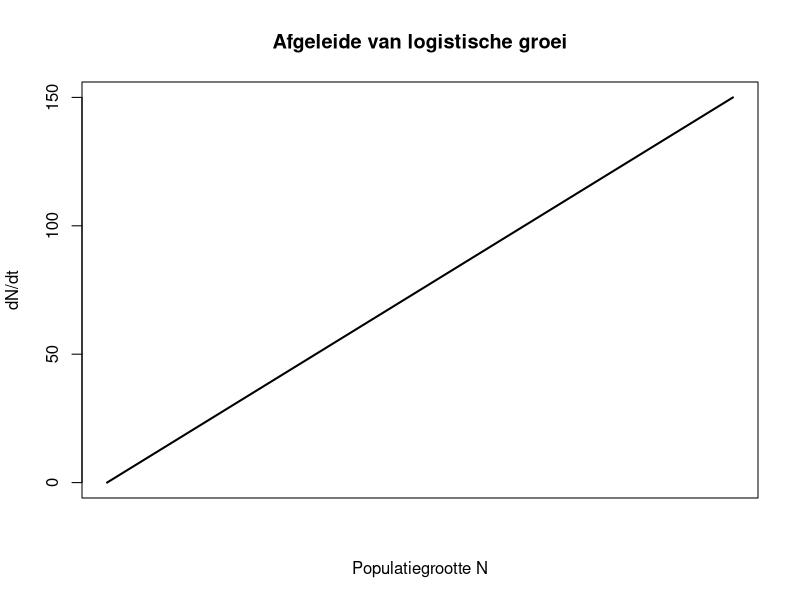
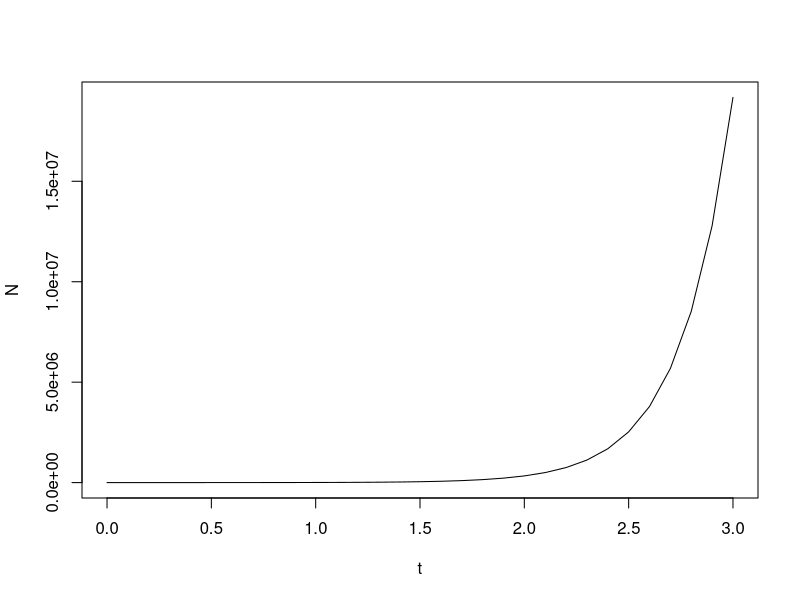
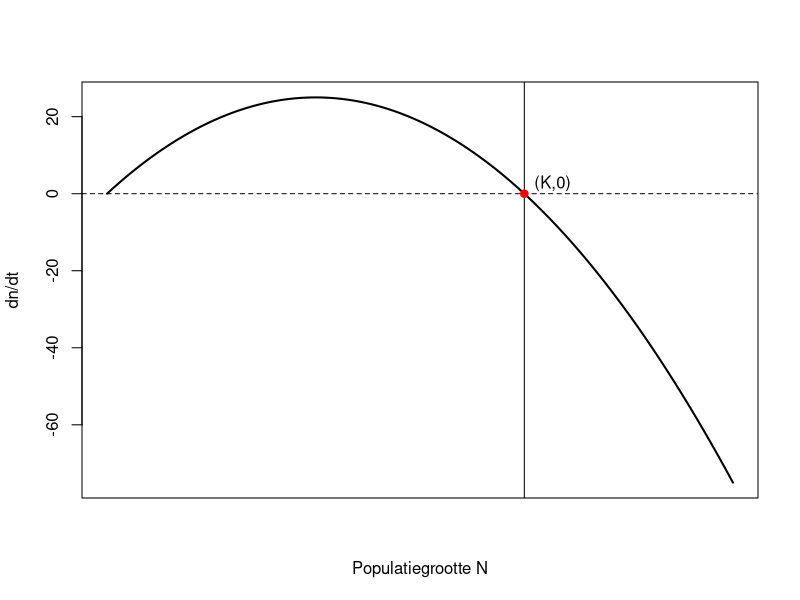
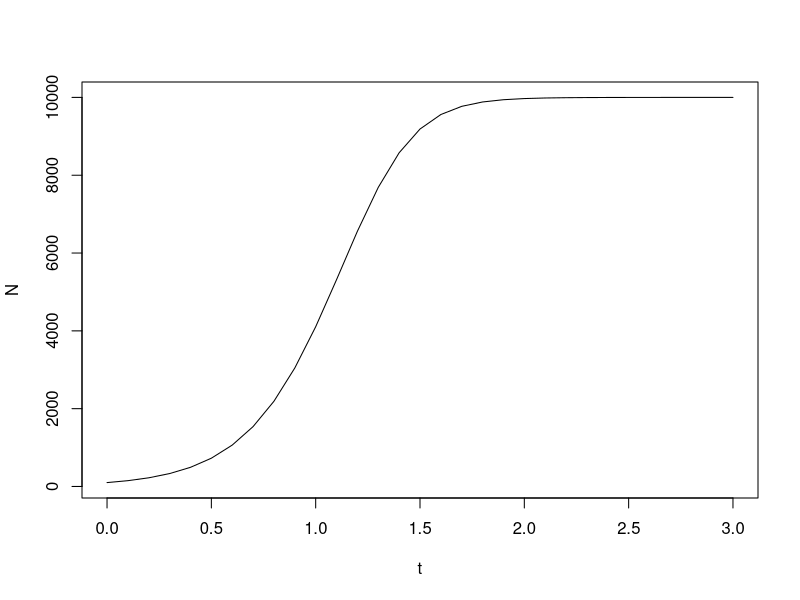
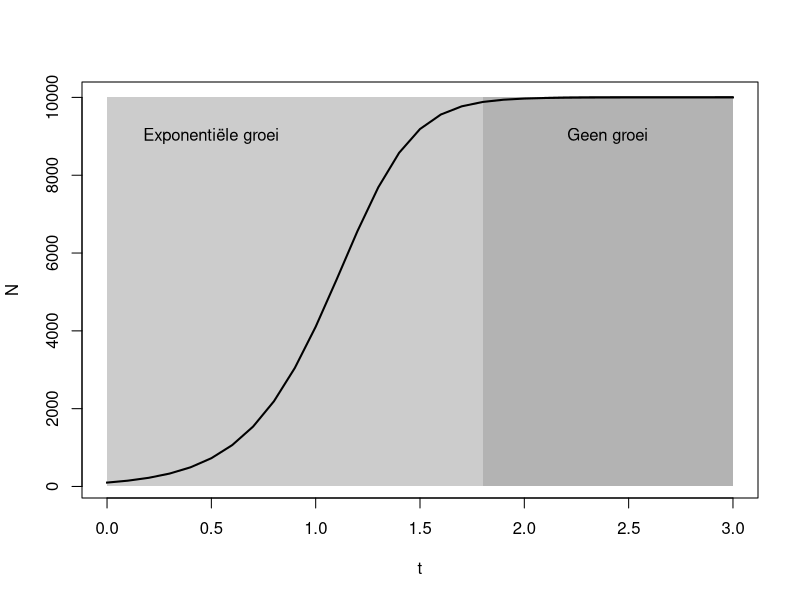
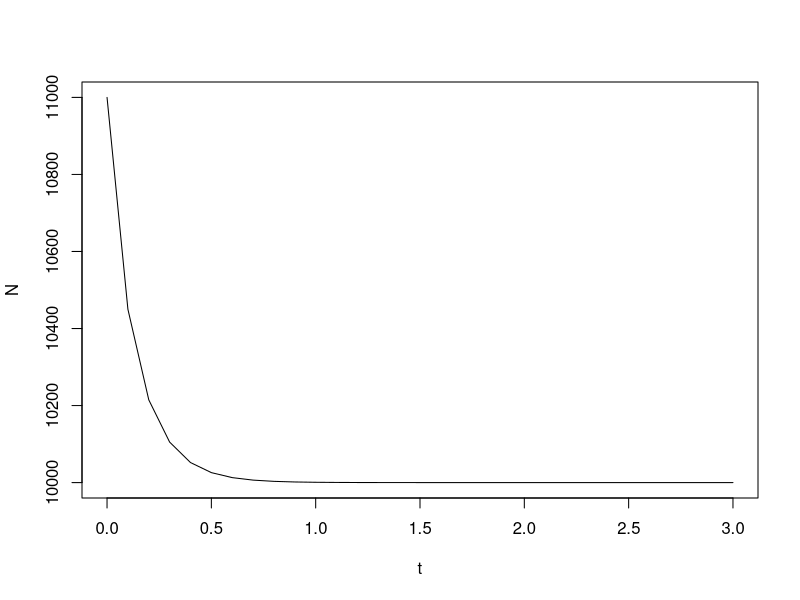
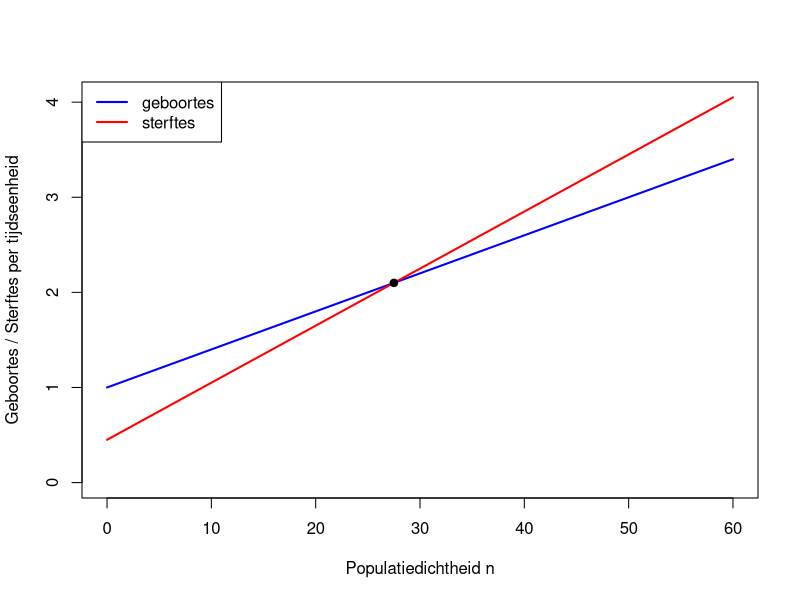
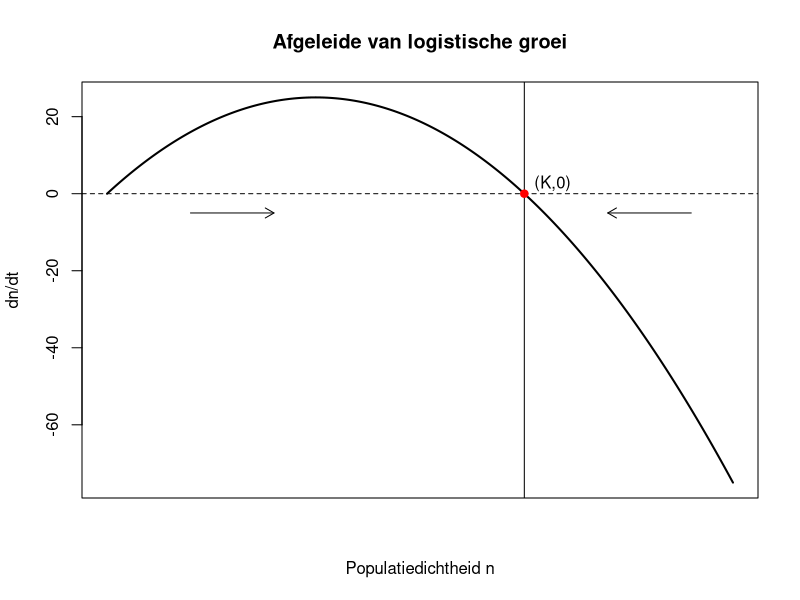

Here is the R script that generated these plots, in order:
## ---- chunk 1
# parameters
r <- 1
K <- 100

# N-waarden
N_vals <- seq(0, 150, length.out = 400)

# afgeleide van logistiek model
dNdt <- r * N_vals

# plot
plot(N_vals, dNdt, type = "l", lwd = 2,
     xlab = "Populatiegrootte N",
     ylab = "dN/dt",
     main = "Afgeleide van logistische groei",
     xaxt = "n")
## ---- chunk 2
dt <- 0.1 # tijdstappen voor berekeningen en plotten
r <- 5 # groeisnelheid

t <- seq(0,3, by = dt)
N <- numeric(length(t)) # vector om populatiegroottes in op te slaan
N[1] <- 100

for(i in 1:(length(t)-1)){
  N[i + 1] <- N[i] + dt * r * N[i] # huidige waarde + tijdsstap*afgeleide (differentiaalvergelijking)
}

plot(t,N, type = 'l')
## ---- chunk 3
# parameters
r <- 1
K <- 100

# N-waarden
N_vals <- seq(0, 150, length.out = 400)

# afgeleide van logistiek model
dNdt <- r * N_vals * (1 - N_vals / K)

# plot
plot(N_vals, dNdt, type = "l", lwd = 2,
     xlab = "Populatiegrootte N",
     ylab = "dn/dt",
     xaxt = "n")

abline(h = 0, lty = 2)
abline(v=K)

# evenwichtspunt
points(K, 0, pch = 19, col = "red")
text(K, max(dNdt)*0.1, labels = "(K,0)", pos = 4)
## ---- chunk 4
dt <- 0.1
r <- 5 # groeisnelheid
K <- 10000 # draagkracht

t <- seq(0,3, by = dt)
N <- numeric(length(t))
N[1] <- 100

for(i in 1:(length(t)-1)){
  N[i + 1] <- N[i] + dt *r*N[i]*(1 - N[i]/K)
}

plot(t,N, type = 'l')
## ---- chunk 5
dt <- 0.1
r <- 5

t <- seq(0, 3, by = dt)
N <- numeric(length(t))
N[1] <- 100

for(i in 1:(length(t)-1)){
  N[i + 1] <- N[i] + dt *r*N[i]*(1 - N[i]/K)
}

# Fasegrens (ongeveer)
exp_end <- 1.8

plot(t, N, 
     type = "l", 
     lwd = 2)

# Exponential phase
rect(0, 0, exp_end, max(N), col = "grey80", border = NA)

# Stationary phase
rect(exp_end, 0, max(t), max(N),col = "grey70", border = NA)

lines(t, N, lwd = 2)

text(0.5, max(N)*0.9, "Exponentiële groei")
text(2.4, max(N)*0.9, "Geen groei")

## ---- chunk 6
N[1] <- 1.1*K
for(i in 1:(length(t)-1)){
  N[i + 1] <- N[i] + dt *r*N[i]*(1 - N[i]/K)
}

plot(t,N, type = 'l')
## ---- chunk 7
# parameters
g <- function(n) 1 + 0.04*n
s <- function(n) 0.45 + 0.06*n

# evenwichtspunt
K <- 27.5

# plotbereik
n_vals <- seq(0, 60, length.out = 400)

# basisplot
plot(n_vals, g(n_vals), type = "l", lwd = 2, col = "blue",
     ylim = c(0, max(g(n_vals), s(n_vals))),
     xlab = "Populatiedichtheid n",
     ylab = "Geboortes / Sterftes per tijdseenheid")


lines(n_vals, s(n_vals), lwd = 2, col = "red")

# evenwichtspunt
points(K, g(K), pch = 19)

# legenda
legend("topleft",
       legend = c("geboortes", "sterftes"),
       col = c("blue", "red"),
       lwd = 2)
## ---- chunk 8
# parameters
r <- 1
K <- 100

# N-waarden
N_vals <- seq(0, 150, length.out = 400)

# afgeleide van logistiek model
dNdt <- r * N_vals * (1 - N_vals / K)

# plot
plot(N_vals, dNdt, type = "l", lwd = 2,
     xlab = "Populatiedichtheid n",
     ylab = "dn/dt",
     main = "Afgeleide van logistische groei",
     xaxt = "n")

abline(h = 0, lty = 2)
abline(v=K)

# evenwichtspunt
points(K, 0, pch = 19, col = "red")
text(K, max(dNdt)*0.1, labels = "(K,0)", pos = 4)

# pijltjes voor stabiliteit
arrows(20, -5, 40, -5, length = 0.1)   # naar rechts (N < K)
arrows(140, -5, 120, -5, length = 0.1) # naar links (N > K)
